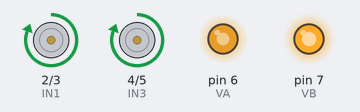
The sketch below on a simulated Arduino Uno, built with avr-gcc and run on an emulated ATmega328P. Shown: motor-driver pin pairs drawn as motors (green arrow = first pin HIGH = forward, orange = second pin HIGH = backward, longer = more drive), output pins drawn as LEDs (lit = HIGH).

Above: at 0.05 s.
At 5.5 s:
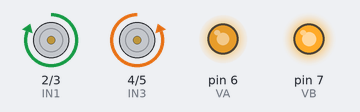
At 11.0 s:
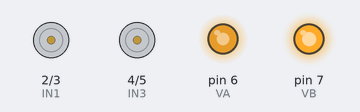
Timing chart, 0 to 12.7 s (numbered marks = the images above):
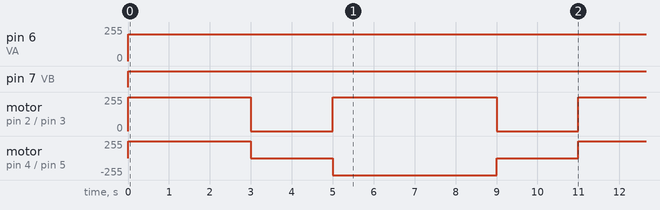

The sketch:

spectacular_migelo1.ino
```cpp
const int IN1 = 2;
const int IN2 = 3;
const int IN3 = 4;
const int IN4 = 5;
const int VA = 6;
const int VB = 7;

void setup() {
  pinMode(IN1, OUTPUT);
  pinMode(IN2, OUTPUT);
  pinMode(IN3, OUTPUT);
  pinMode(IN4, OUTPUT);
  pinMode(VA, OUTPUT);
  pinMode(VA, OUTPUT);  
}

void loop() {
  digitalWrite(IN1, HIGH);
  digitalWrite(IN2, LOW);
  digitalWrite(IN3, HIGH);
  digitalWrite(IN4, LOW);
  analogWrite(VA, 200);
  analogWrite(VB, 200);
  delay(3000);

  digitalWrite(IN1, LOW);
  digitalWrite(IN2, LOW);
  digitalWrite(IN3, LOW);
  digitalWrite(IN4, LOW);
  delay(2000);

  digitalWrite(IN1, HIGH);
  digitalWrite(IN2, LOW);
  digitalWrite(IN3, LOW);
  digitalWrite(IN4, HIGH);
  analogWrite(VA, 200);
  analogWrite(VB, 200);
  delay(4000);

  digitalWrite(IN1, LOW);
  digitalWrite(IN2, LOW);
  digitalWrite(IN3, LOW);
  digitalWrite(IN4, LOW);
  delay(2000);
}
```

Measured:
- by itself, pin 6 (VA): 0/255 → 200/255 at 0.00 s
- by itself, pin 7 (VB): LOW → HIGH at 0.00 s
- by itself, motor on pin 2 (IN1) / pin 3 (IN2): repeats every 11.0 s: stopped 2.0 s, forward 255/255 4.0 s, stopped 2.0 s, forward 255/255 3.0 s
- by itself, motor on pin 4 (IN3) / pin 5 (IN4): repeats every 11.0 s: stopped 2.0 s, backward 255/255 4.0 s, stopped 2.0 s, forward 255/255 3.0 s
